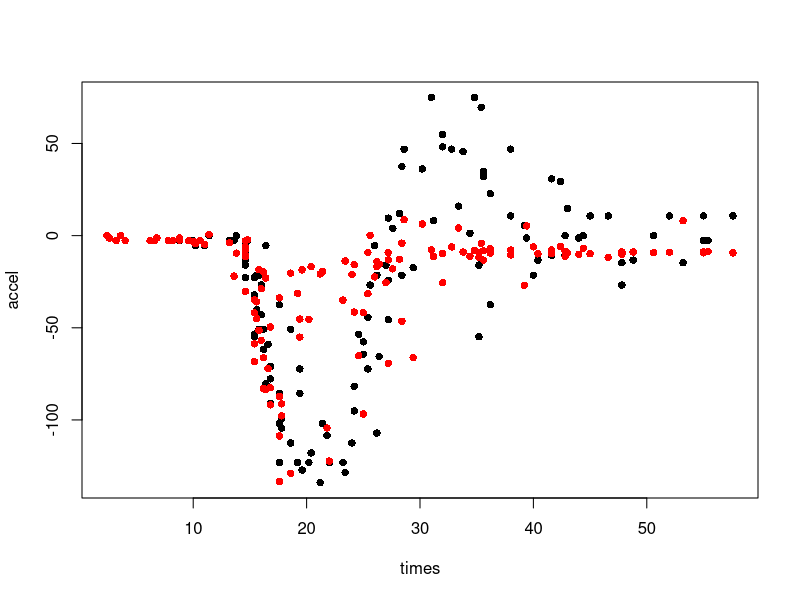

Write the R code that produced this figure.
#' @Title
#' Extreme learning machine (ELM)
#' 
#' @description 
#' Cria uma rede neural de camada oculta única usando o
#' algoritmo de treinamento extreme learning machine (ELM).
#'
#' @param Y matrix; variável dependente.
#' @param X matrix; covariáveis.
#' @param h integer; tamanho da camada oculta.
#' @param act.fun function; função de ativação.
#' @param dist function; distribuição de probabilidades para os pesos.
#'
#' @author Rubens Oliveira da Cunha Júnior (cunhajunior.rubens@gmail.com).
#' 
#' @return list;
#'
#' @examples
elm <- function(Y, X, h, act.fun = sigmoid, dist.fun = runif) {
  
  X <- as.matrix(X)
  Y <- as.matrix(Y)
  
  n.i <- ncol(as.matrix(X)) # input nodes
  n.o <- ncol(as.matrix(Y)) # output nodes
  
  # randomly initializes weights and bias
  W <- matrix(data = dist.fun(n = n.i * h), nrow = n.i, ncol = h)
  bias <- dist.fun(n = h)
  
  # compute H
  H <- act.fun(X %*% W + bias)
  
  # compute H_ (invert H)
  H_ <- MASS::ginv(H)
  
  # compute beta estimate
  beta <- H_ %*% Y
  
  # fitted (predictions)
  pred <- H %*% beta
  
  return(list(fitted = pred, weights = W, bias = bias, act.fun = act.fun,
              beta = beta))
}

predict.elm <- function(model, new.data) {
  # compute H
  H <- model$act.fun(new.data %*% model$weights + model$bias)
  
  # make predictions
  pred <- H %*% model$beta
  
  return(pred)
}

sigmoid <- function(x) 1 / (1 + exp(-x))

tanh <- function(x) sinh(x) / cosh(x)

radial <- function(x) exp(-x^2)

softplus <- function(x) log(1 + exp(x))

softmax <- function(x) exp(x) / sum(exp(x))

softsign <- function(x) x / (abs(x) + 1)

relu <- function(x) max(0, x)

identity <- function(x) x

data('mcycle', package = 'MASS')
times <- matrix(mcycle$times, ncol = 1)
accel <- mcycle$accel
my.elm <- elm(Y = accel, X = times, h = 100, act.fun = tanh, dist.fun = rnorm)
plot(times, accel, pch = 16, col = 'black')
points(x = times, y = my.elm$fitted, pch = 16, col = 'red')

set.seed(2)
x <- rnorm(100, 0, )
y1 <- x^3 - 2*x^2 - 3*x + 2
y2 <- x^2 + x - 1
elm2 <- elm(Y = cbind(y1, y2), X = x, h = 50)
elm2$beta

